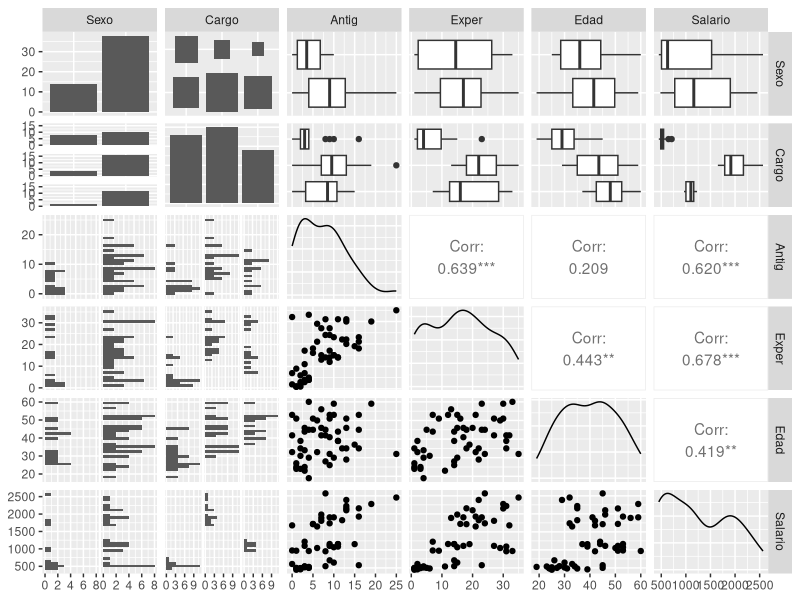
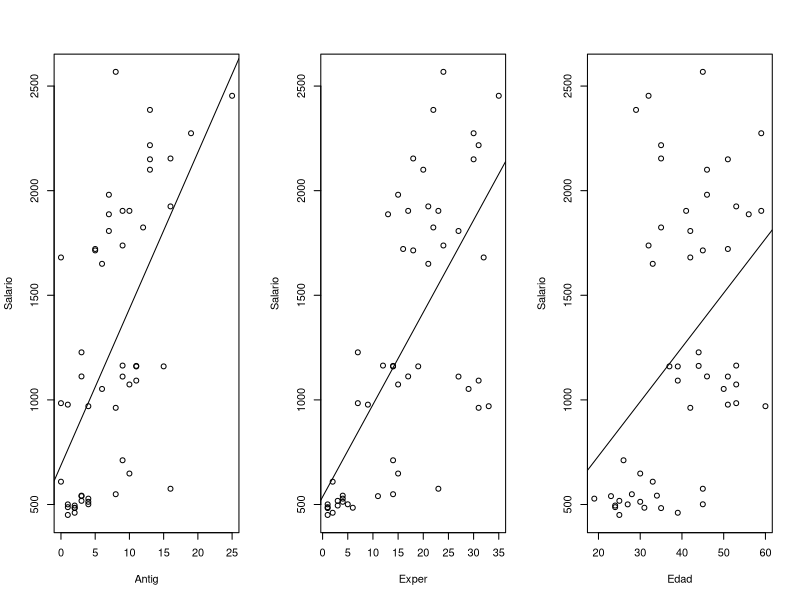
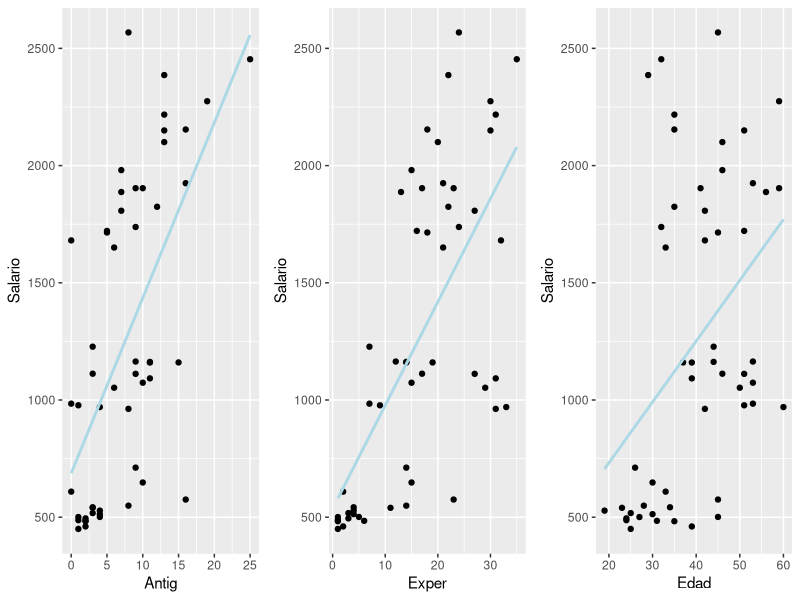
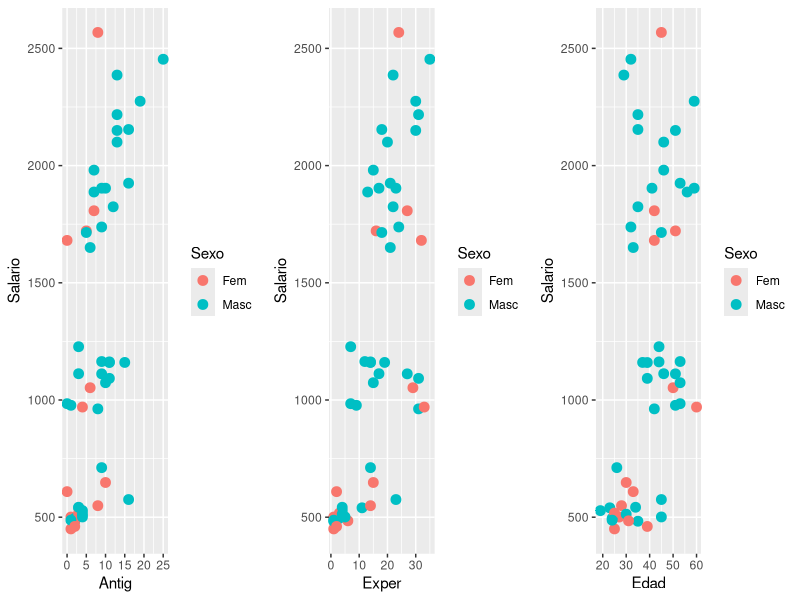
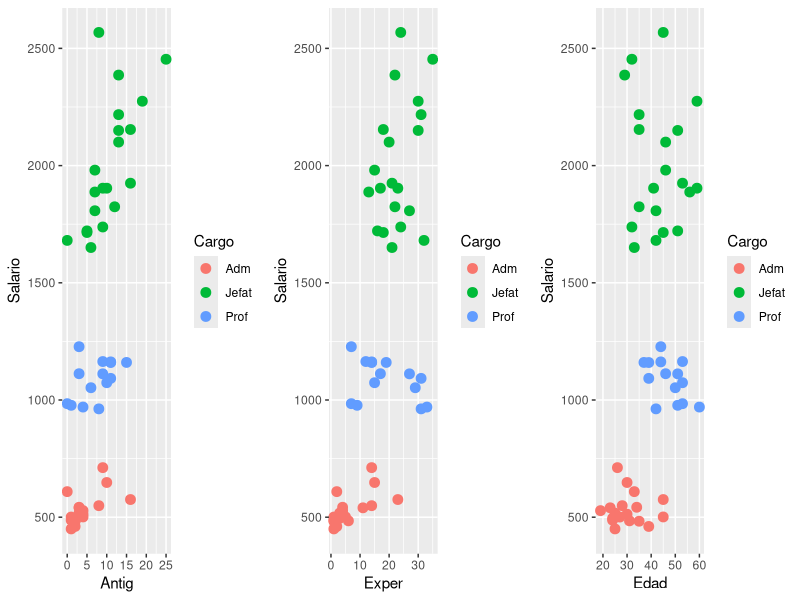
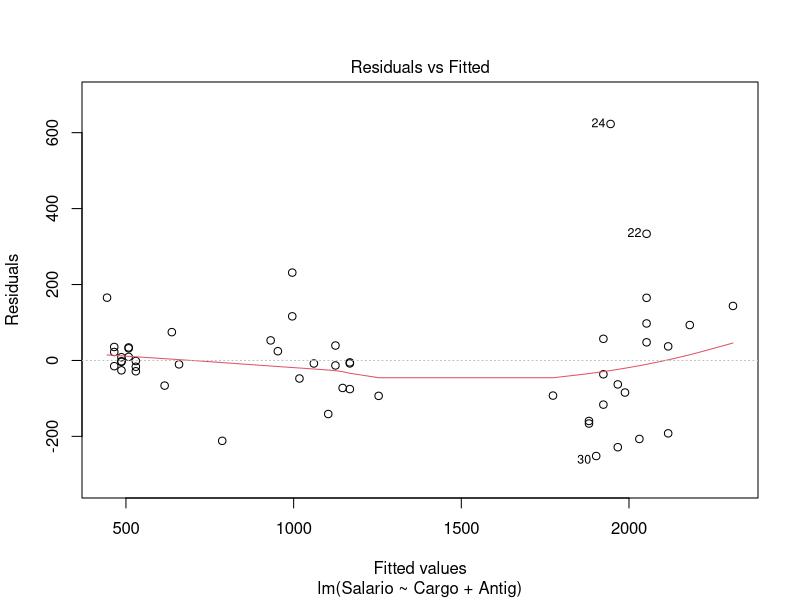
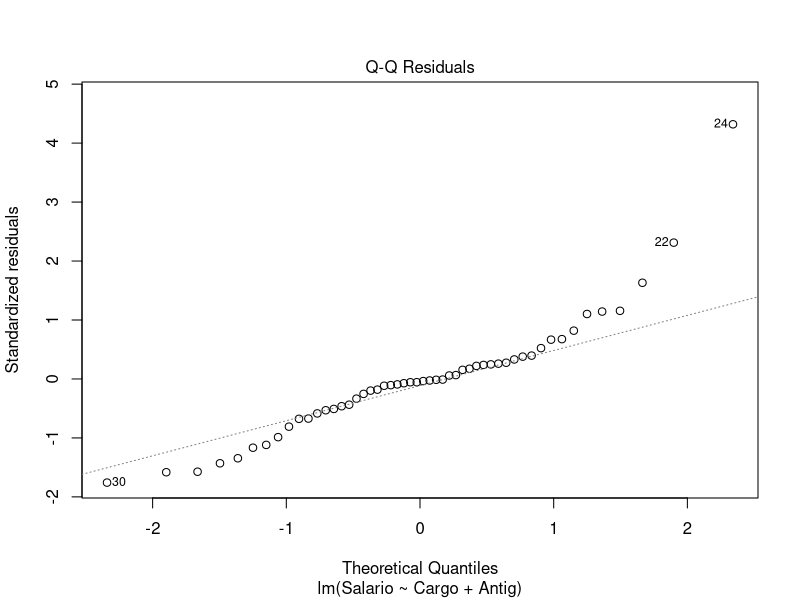
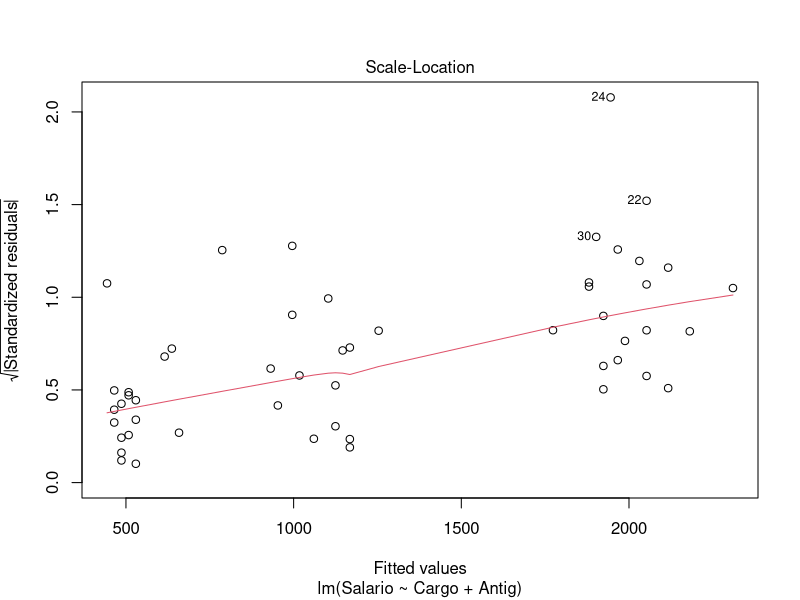

The R script that drew these images, in order: (Note: this script raises an error after producing the figures.)
##### MRLM #####
# La regresión lineal múltiple permite generar un modelo lineal en el que el valor de la variable 
# dependiente o respuesta (Y) se determina a partir de un conjunto de variables independientes 
# llamadas predictores (X1, X2, X3,…). 
# Los modelos de regresión múltiple pueden emplearse para predecir el valor de la variable dependiente 
# o para evaluar la influencia que tienen los predictores sobre ella 
# (esto último se debe que analizar con precaución para no malinterpretar causa-efecto)

#1. Analizar la relación entre variables
#     - graficos de dispersión
#     - coeficiente de correlación
#2. Generar modelos
#     - lm()
#3. Selección de los mejores predictores
#     - step
#4. Validación de supuestos
#5. Valores átipicos o influyentes
#6. Multicolinealidad


##### EJERCICIO #####
# Obtener el MRLM que permita explicar el salario (en m$)

setwd("C:/Users/caroh/Documents/RStudio/Modelamiento/Clase 3")
base <- readxl::read_excel("Salarios.xlsx")
head(base)
attach(base)  


#------------- Descripción por cargo
library(psych)
describeBy(Salario,group=Cargo) 
# otra forma de describir
tapply(Salario,Cargo, summary)  
tapply(Salario,Cargo, sd)  # agrega desviación estándar


#----------- Gráficos de relación entre todas las variables 
library(GGally)
ggpairs(base)
# es equivalente a la función "pairs" (matriz de dispersión, Taller_1), pero permite variables 
# continuas como categóricas
# Muestra: - correlación entre las variables continuas
#          - diagramas de dispersión entre las variables continuas
#          - gráficos de densidad de las variables continuas
#          - histogramas
#          - box plots de la combinación entre variables continuas y categóricas.


#----------- Gráficos dispersión y ajuste: Salario v/s Antig, Exper, Edad
par(mfrow=c(1,3)) 
plot(Salario~Antig)
abline(lm(Salario~Antig)) 
plot(Salario~Exper)
abline(lm(Salario~Exper)) 
plot(Salario~Edad)
abline(lm(Salario~Edad)) 
par(mfrow=c(1,1)) 

library(ggplot2)
g1 <- ggplot(base, aes(x=Antig, y=Salario)) + 
  geom_point() +
  geom_smooth(method='lm', formula=y~x, se=FALSE, col='lightblue')
g2 <- ggplot(base, aes(x=Exper, y=Salario)) + 
  geom_point() +
  geom_smooth(method='lm', formula=y~x, se=FALSE, col='lightblue')
g3 <- ggplot(base, aes(x=Edad, y=Salario)) + 
  geom_point() +
  geom_smooth(method='lm', formula=y~x, se=FALSE, col='lightblue')

library(gridExtra)
grid.arrange(g1,g2,g3, ncol = 3)


#----------- Gráficos de dispersión por sexo
g4<- ggplot(base,aes(Antig,Salario,col=Sexo))+
  geom_point(size=3)
g5<- ggplot(base,aes(Exper,Salario,col=Sexo))+
  geom_point(size=3)
g6<- ggplot(base,aes(Edad,Salario,col=Sexo))+
  geom_point(size=3)
grid.arrange(g4,g5,g6, ncol = 3)


#----------- Gráficos de dispersión por Cargo
g7<- ggplot(base,aes(Antig,Salario,col=Cargo))+
  geom_point(size=3)
g8<- ggplot(base,aes(Exper,Salario,col=Cargo))+
  geom_point(size=3)
g9<- ggplot(base,aes(Edad,Salario,col=Cargo))+
  geom_point(size=3)
grid.arrange(g7, g8, g9, ncol = 3)


#----------- Correlaciones y test para ro
cor(base[,c(6,3:5)]) #correlacion de las filas 6, 3, 4 y 5  (únicas variables númericas) 

# test para ro  H0: ro = 0 
cor.test(Salario,Antig)
cor.test(Salario,Exper)
cor.test(Salario,Edad) #p-value = 0.001992 No tiene correlación lineal


#------------ Modelos simples
# Salario = B0 +  B1*Antiguedad
Mod1 <- lm(Salario~Antig)
summary(Mod1)    #R2 = 0,384 y significativa

# Salario = B0 +  B1*Exper
Mod2 <- lm(Salario~Exper)
summary(Mod2)    #R2 = 0,4599 y p-value: 3.316e-08, significativa

# Salario = B0 +  B1*Edad
Mod3 <- lm(Salario~Edad)
summary(Mod3)   #R2 = 0,1755 y significativa

# Salario = B0 +  B1*Sexo
Mod4 <- lm(Salario~Sexo)
summary(Mod4)    #R2 = 0,05134 y no significativo


#-------------Modelos múltiples (muchos!!)
# Salario = B0 +  B1*Sexo +B2*Cargo
Mod5 <- lm(Salario~Sexo+Cargo)  
summary(Mod5)   # R2= 0,9261 y sexo no significativo

# Salario = B0 +  B1*Antig +B2*Sexo
Mod6 <- lm(Salario~Antig+Sexo) 
summary(Mod6)    #R2 = 0.359  y sexo no significativo

# Salario = B0 +  B1*Exper +B2*Sexo
Mod7 <- lm(Salario~Exper+Sexo)
summary(Mod7)   #R2 =  0.467 y sexo no significativo

# Salario = B0 +  B1*Exper +B2*Edad
Mod8 <- lm(Salario~Exper+Edad)
summary(Mod8)   #R2 =  0.4562 y edad no significativo

# Salario = B0 +  B1*Antig +B2*Sexo + B3*Cargo
Mod9 <- lm(Salario~Antig + Sexo+ Cargo)
summary(Mod9)  #R2 = 0.9495

# Salario = B0 +  B1*Exper +B2*Sexo + B3*Cargo
Mod10 <- lm(Salario~Exper+Sexo+Cargo)
summary(Mod10)   #R2 = 0.928

# Salario = B0 +  B1*Antig + B2*Exper + B3*Sexo + B4*Cargo
Mod11 <- lm(Salario~Antig+Exper+Sexo+ Cargo)
summary(Mod11)   #R2=0.9499

# Salario = B0 +  B1*Antig +B2*Exper + B3*Cargo + B4*Edad
Mod12 <- lm(Salario~Antig+Exper+Sexo+ Cargo+Edad)
summary(Mod12)   #R2=0.9499


#------------ Comparamos dos modelos (uno incluido en el otro)
#H0: la diferencia o aporte no es significativa
anova(Mod6,Mod11)  # diferencia entre dos modelos 
#valor p=2.2e-16. Entonces la diferencia es significativa. Pero no se sabe cual de las dos.


#---------------- Métricas para seleccionar mejor modelo
cbind(AIC(Mod6),AIC(Mod11))  # mínimo AIC es el mejor
cbind(BIC(Mod6),BIC(Mod11))  # mínimo BIC es el mejor


#------------- Selección automática - los tres métodos
# A la hora de seleccionar los predictores que deben formar parte del modelo se pueden seguir varios métodos:
# Método jerárquico: basándose en el criterio del analista, se introducen unos predictores 
#                    determinados en un orden determinado.
# Método de entrada forzada: se introducen todos los predictores simultáneamente.
# Método paso a paso (stepwise): emplea criterios matemáticos para decidir qué predictores 
#                                contribuyen significativamente al modelo y en qué orden se introducen. 
#                                Dentro de este método se diferencias tres estrategias:
#                                 - backward
#                                 - forward
#                                 - mixto


vacio <- lm(Salario~1,base)    # modelo sin variables, solo con intercepto
completo <- lm(Salario~.,base) # modelo con todas las variables

# La función step() permite encontrar el mejor modelo basado en AIC 
# utilizando cualquiera de las 3 variantes del método paso a paso

# a) Backward: parte del modelo completo y quita variables
# El modelo se inicia con todas las variables disponibles incluidas como predictores. 
# Se prueba a eliminar una a una cada variable, si se mejora el modelo, queda excluida. 
# Este método permite evaluar cada variable en presencia de las otras
M1<- step(completo,direction="backward")  
summary(M1)

# b)Forward, parte del modelo vacío y agrega
# El modelo inicial no contiene ningún predictor, solo el parámetro B0.
# A partir de este se generan todos los posibles modelos introduciendo una sola variable de entre 
# las disponibles. Aquella variable que mejore en mayor medida el modelo se selecciona.
# En el caso de que varias lo hagan, se selecciona la que incremente en mayor medida la capacidad del modelo. 
# Este proceso se repite hasta llegar al punto en el que ninguna de las variables que quedan por incorporar 
# mejore el modelo.
M2<- step(vacio,direction="forward",scope=formula(completo)) 
# El argumento scope puede especificar los límites de las variables que pueden entrar o salir del modelo 
# en el proceso de selección. En este caso los límites es el modelo con todas las variables.
summary(M2)

# c) paso a paso
# Se trata de una combinación de la selección forward y backward. 
# Se inicia igual que el forward pero tras cada nueva incorporación se realiza un test de extracción de 
# predictores no útiles como en el backward. Presenta la ventaja de que si a medida que se añaden predictores, 
# alguno de los ya presentes deja de contribuir al modelo, se elimina
M3<- step(vacio,direction="both",scope=formula(completo)) 
summary(M3)

# Los tres métodos seleccionan Antig y Cargo como predictores.
# Escogemos M1


#------------- Multicolinealidad
car::vif(completo)
# Un VIF > 10 indica multicolinealidad


#------------- Supuestos
summary(M1)   #R2aj = 0.9501 
plot(M1,1)    #linealidad  
plot(M1,2)    #normalidad, Datos anómalos 30, 22, 24?
plot(M1,3)    #homocedasticidad
plot(M1,4)    #Cook (influyente)  dato 15, 21, 24?
plot(M1,5)    #Leverage    dato 15, 21, 24?

car::residualPlots(M1) #test de linealidad
nortest::lillie.test(M1$residual) #p-value = 0.003552 < alpha = 5%, se rechaza H0. No hay normalidad
lmtest::bptest(M1)   #cumple homocedasticidad

# Anomalías
car::outlierTest(M1) # dato 24
summary(influence.measures(M1)) #datos 21, 22, 24

#------------- Opciones para mejorar el modelo de acuerdo a los supuestos
# Podemos agregar la variable Sexo (u otra variable) para probar si los anómalos "desaparecen".
Mod13 <- lm(Salario~Antig+Cargo+Sexo)
summary(Mod13)

plot(Mod13,2)    #normalidad, Datos anómalos 41, 22, 24?
car::outlierTest(Mod13)
nortest::lillie.test(Mod13$residual) #p-value = 0.03622< alpha = 5%, se rechaza H0. No hay normalidad

# No funciona, entonces sacamos el dato anómalo 24 y vuelvo al modelo anterior, M1
base2 <- base[c(1:23,25:52),]

vacio2 <- lm(base2$Salario~1,base2)    
completo2 <- lm(base2$Salario~.,base2)
M1_nuevo<- step(completo2,direction="backward")
summary(M1_nuevo) # Cargo + Antig + Exper, Adjusted R-squared:  0.9676, Exper no significativa
summary(M1)       # Cargo + Antig,         Adjusted R-squared:  0.9501

# revisamos los supuestos del nueno modelo
plot(M1_nuevo,1)    #linealidad  
plot(M1_nuevo,2)    #normalidad, Datos anómalos 15, 22, 27?
plot(M1_nuevo,3)    #homocedasticidad
plot(M1,4)          #Cook (influyente)  dato 15, 21, 22?
plot(M1_nuevo,5)    #Leverage    dato 15, 21, 22?

car::outlierTest(M1_nuevo) #dato 22 
nortest::lillie.test(M1_nuevo$residual) #p-value = 0.03459 < alpha = 5%, se rechaza H0. No hay normalidad

# Otra opción, log(y) con todos los datos. 
# Al aplicar una transformación logarítmica, las diferencias en magnitudes grandes se reducen, 
# lo que puede ayudar a estabilizar la varianza.
modelo <- lm(log(Salario) ~ Cargo + Antig, base)
summary(modelo)
plot(modelo,2) 
car::outlierTest(modelo)
nortest::lillie.test(modelo$residual) #p-value = 0.001157 < alpha = 5%, se rechaza H0. No hay normalidad

#otra opción, log(y) sacando datos anómalo, base2
modelo2 <- lm(log(base2$Salario) ~ base2$Cargo + base2$Antig, base2)
plot(modelo2,2) 
car::outlierTest(modelo2)
nortest::lillie.test(modelo2$residual) #p-value = 0.02389 < alpha = 5%, se rechaza H0. No hay normalidad

# Vamos a sacar un influyente y un anómalo, 22 y 24
base3 <- base[c(1:21,23,25:52),]
modelo3 <- lm(base3$Salario ~ base3$Cargo + base3$Antig, base3)
plot(modelo3,2) 
car::outlierTest(modelo3)
nortest::lillie.test(modelo3$residual) # p-value = 0.0538 > alpha = 5%, No se rechaza H0. Hay normalidad.

car::residualPlots(modelo3) #test de linealidad
lmtest::bptest(modelo3)     #cumple homocedasticidad

summary(modelo3)
